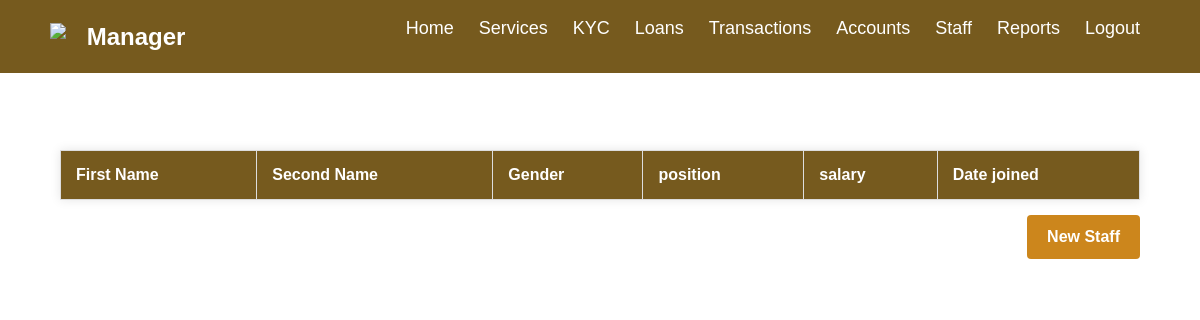
Page /users/staff_list/ on the earlier database version.
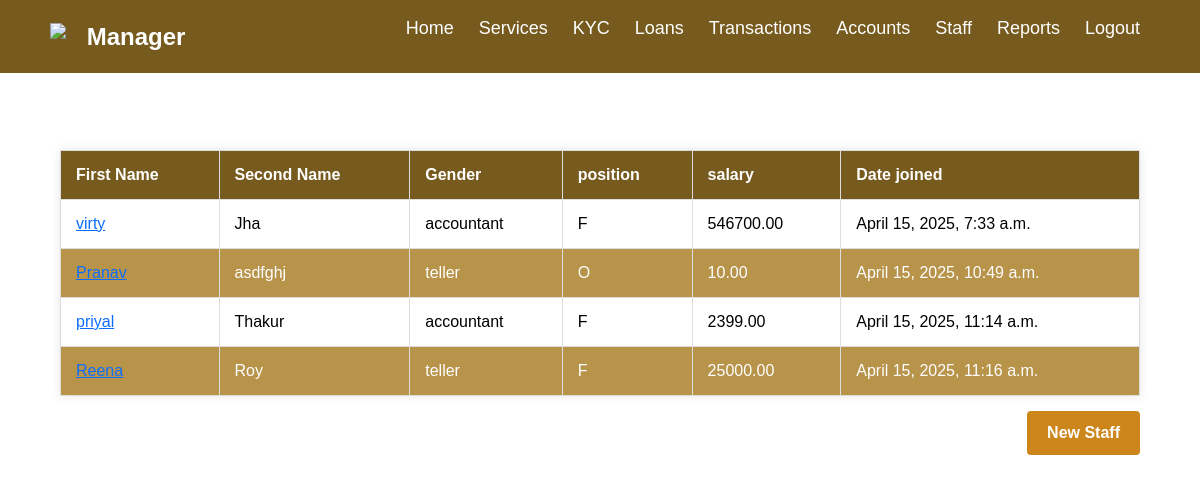
Same page on the later database version.
### users/models.py (models this page shows, shortened)
class Staff(models.Model):
    GENDER_CHOICES = [
        ("M", "Male"),
        ("F", "Female"),
        ("O", "Other"),
    ]
    user = models.OneToOneField(
        CustomUser, on_delete=models.CASCADE, related_name="staff_profile"
    )
    dob = models.DateField()
    gender = models.CharField(choices=GENDER_CHOICES)
    address = models.TextField()
    qualification = models.CharField()
    salary = models.DecimalField(max_digits=10, decimal_places=2)

class CustomUser(AbstractUser):
    ROLE_CHOICES = [
        ("admin", "Admin"),
        ("teller", "Teller"),
        ("accountant", "Accountant"),
        ("customer_service_representative", "customer_service_representative"),
    ]
    role = models.CharField(choices=ROLE_CHOICES)

### users/views.py (the view)
# urls.py: path('staff_list/',views.StaffListView.as_view() , name='staff_list'),
class StaffListView(generic.ListView):
    model = Staff
    context_object_name = "staff"
    template_name = "users/staff_list.html"

### users/templates/users/staff_list.html (shortened to what this page needs)
{% extends "users/manager_dashboard.html" %}
{% load static%}
{% block extracss%}<link rel="stylesheet" href="{% static 'accounts/css/style1.css' %}">{% endblock extracss%}
{% block content%}
<table>
        <tr>
           <th>First Name</th>
           <th>Second Name</th>
           <th>Gender</th>
           <th>position</th>
           <th>salary</th>
           <th>Date joined</th>
        </tr>
        {% for s in staff %}
            <tr>
            <td>
                <a href="/accounts/{{account.id}}/detail/" onMouseOver="this.style.color='red'" onMouseOut="this.style.color='blue'">{{s.user.first_name}}</a>
            </td>
            <td>
                {{s.user.last_name}}
            </td>
            <td>
                {{s.user.role}}
            </td>
            <td>
                {{s.gender}}
            </td>
            <td>
                {{s.salary}}
            </td>
            <td>
                {{s.user.date_joined}}
            </td>
            </tr>
        {% endfor %}
</table>
<div class="button-container">
    <button><a href="/users/staff_form/">New Staff</a></button>
</div>
{% endblock content%}

### users/templates/users/manager_dashboard.html (shortened to what this page needs)
<!DOCTYPE html>
{% load static %}
<html lang="en">
<head>
    <link href="https://cdn.jsdelivr.net/npm/bootstrap@5.3.5/dist/css/bootstrap.min.css" rel="stylesheet">
    {% block extracss%}<link rel="stylesheet" href="{% static 'css/base.css' %}">{% endblock extracss%}
</head>
<body>
    {% block navbar%}
    <nav class="navbar">
        <div class="logo">
              <img src="mplogo.jpg" alt="Logo" width="30" height="24" class="d-inline-block align-text-top">
              {% block logo%}
              Manager
              {% endblock logo%}
          </div>
        <ul class="nav-links">
            <li><a href="">Home</a></li>
            <li><a href="#">Services</a></li>
            <li><a href="#">KYC</a></li>
            <li><a href="#">Loans</a></li>
            <li><a href="#">Transactions</a></li>
            <li><a href="">Accounts</a></li>
            <li><a href="/users/staff_list/">Staff</a></li>
            <li><a href="#">Reports</a></li>
            <li><a href="/users/home/">Logout</a></li>
        </ul>
    </nav>
    {% endblock navbar%}
    <div class="container">
        {% block content%}
        {% endblock content%}
    </div>
</body>
</html>

### accounts/static/accounts/css/style1.css (style rules this page uses)
body { font-family: Arial, sans-serif; margin: 0; padding: 0; min-height: 100vh; display: flex; flex-direction: column; }
.navbar { width: 100%; background: #765a1e; color: white; display: flex; justify-content: space-between; align-items: center; padding: 15px 50px; position: fixed; top: 0; left: 0; right: 0; }
.logo { font-size: 24px; font-weight: bold; }
.nav-links { list-style: none; display: flex; gap: 5px; }
.nav-links li { display: inline; }
.nav-links a { text-decoration: none; color: white; font-size: 18px; padding: 5px 10px; }
.container { text-align: center; color: white; padding: 20px; border-radius: 10px; margin-top: 100px; }
.container { padding: 30px; }
table { width: 100%; border-collapse: collapse; margin-top: 20px; background-color: white; box-shadow: 0 0 10px rgba(0, 0, 0, 0.1); }
table th, td { padding: 12px 15px; border: 1px solid #ddd; text-align: left; }
table th { background-color: #765a1e; color: white; }
table tr:nth-child(odd) td { background-color: rgb(184, 147, 74) !important; color: white !important; }
table tr:nth-child(even) td { background-color: white !important; color: black !important; }
button { padding: 10px 20px; background-color: #cc861c; color: white; border: none; border-radius: 4px; cursor: pointer; }
button a { color: white; text-decoration: none; font-weight: bold; }
.button-container { display: flex; justify-content: flex-end; margin-top: 15px; }

Differences in the rows shown:
added Staff: user.first_name "virty", user.last_name "Jha", user.role "accountant", gender "F", salary "546700.00", user.date_joined "April 15, 2025, 7:33 a.m."
added Staff: user.first_name "Pranav", user.last_name "asdfghj", user.role "teller", gender "O", salary "10.00", user.date_joined "April 15, 2025, 10:49 a.m."
added Staff: user.first_name "priyal", user.last_name "Thakur", user.role "accountant", gender "F", salary "2399.00", user.date_joined "April 15, 2025, 11:14 a.m."
added Staff: user.first_name "Reena", user.last_name "Roy", user.role "teller", gender "F", salary "25000.00", user.date_joined "April 15, 2025, 11:16 a.m."
